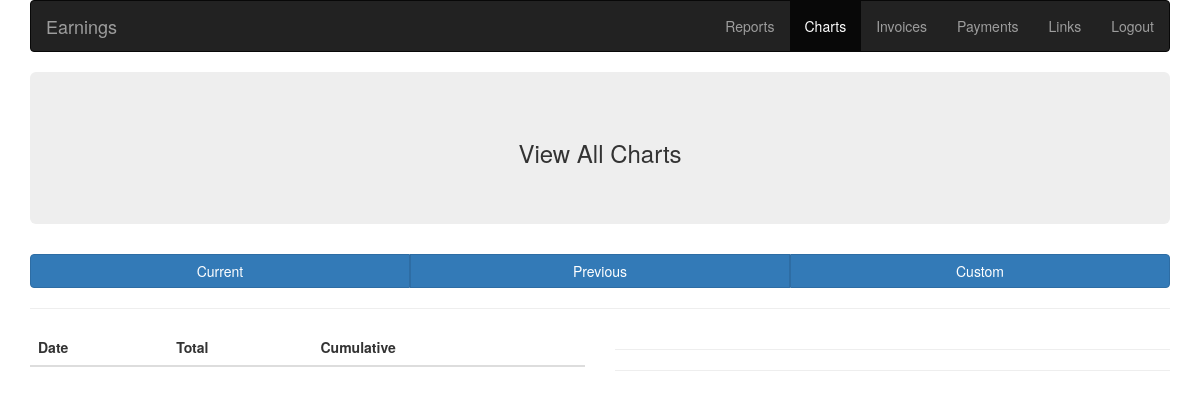
The app's page /charts/2/, older data.
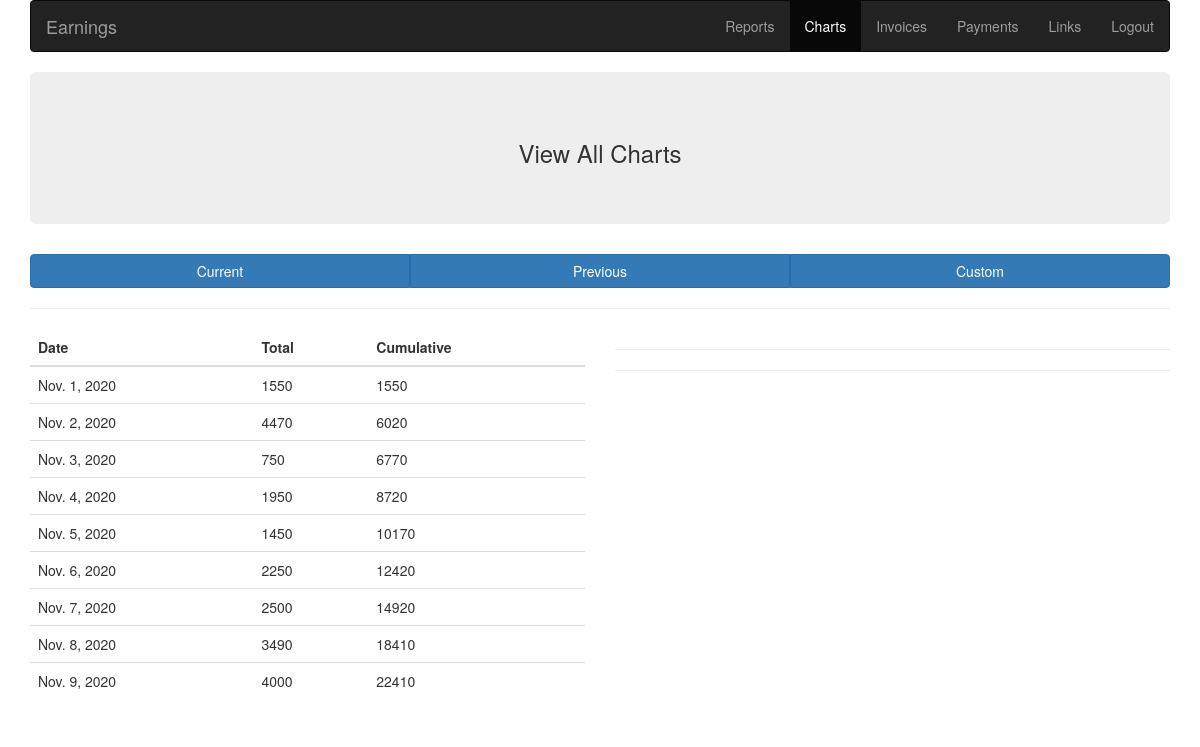
The same page, newer data.
### reports/models.py (models this page shows, shortened)
class Class(models.Model):
    student = models.CharField(max_length=30)
    date = models.DateField()
    start_time = models.TimeField()
    end_time = models.TimeField()
    subject = models.CharField(max_length=30)
    topic = models.CharField(max_length=60)
    homework = models.CharField(max_length=60, default='None')
    brought_over = models.CharField(max_length=60, default='No')
    remarks = models.CharField(max_length=100, default="None")
    duration = models.FloatField()
    payout = models.IntegerField()

### charts/views.py (the view)
# urls.py: 2. Add a URL to urlpatterns:  path('', views.home, name='home')
def home(request, tab_id):
    if tab_id in (1,2):
        start_date, end_date = rviews.get_dates(tab_id)
    else:
        start_date, end_date = request.POST["modal_start_date"], request.POST["modal_end_date"]
    classes = Class.objects.filter(
        date__gte=start_date,
        date__lte=end_date
    ).order_by("date", "start_time")
    day_totals = get_day_totals(classes)
    charts_date, charts_day_totals, charts_cum_totals = get_for_chart(day_totals)
    charts_students, charts_stu_totals = get_student_wise(classes)
    context = {
        "day_totals": day_totals,
        "charts_date": charts_date,
        "charts_day_totals" : charts_day_totals,
        "charts_cum_totals" : charts_cum_totals,
        "students": charts_students,
        "chart_student_totals" : charts_stu_totals
    }
    return render(request, 'charts/home.html', context)

### charts/views.py (called while the page is built)
def get_day_totals(classes):
    d_wise = {}
    for c in classes:
        if c.date in d_wise:
            d_wise[c.date][0] += c.payout
        else:
            d_wise[c.date] = []
            d_wise[c.date].append(c.payout)
    cum = 0
    for day in d_wise:
        cum += d_wise[day][0]
        d_wise[day].append(cum)
    return d_wise

def get_for_chart(day_totals):
    dates = []
    d_t = []
    d_c = []
    for key in day_totals:
        dates.append(f"{key.strftime('%d')} {key.strftime('%b')}")
        d_t.append(day_totals[key][0])
        d_c.append(day_totals[key][1])
    return dates, d_t, d_c

def get_student_wise(classes):
    s_wise = {}
    for c in classes:
        if c.student in s_wise:
            s_wise[c.student] += c.payout
        else:
            s_wise[c.student] = c.payout
    s_wise = {k: v for k, v in sorted(s_wise.items(), key=lambda item: item[1], reverse=True)}
    return list(s_wise.keys()), list(s_wise.values())

### reports/views.py (called while the page is built, shortened)
def get_dates(tab_id):
    if tab_id == 2:
        today = date.today()
        first = today.replace(day=1)
        prev_month_last = first - timedelta(days=1)
        prev_month_first = prev_month_last.replace(day=1)
        return prev_month_first, prev_month_last

### charts/templates/charts/home.html (shortened to what this page needs)
<!DOCTYPE html>
<html lang="en">
<head>
    {% load static %}
  <link rel="stylesheet" href="https://maxcdn.bootstrapcdn.com/bootstrap/3.4.1/css/bootstrap.min.css">
</head>
<body>
    <div class="container">
        <nav class="navbar navbar-inverse">
          <div class="container-fluid">
            <div class="navbar-header">
              <a class="navbar-brand" href="{% url 'landing' %}">Earnings</a>
            </div>
            <ul class="nav navbar-nav navbar-right">
              <li><a href="{% url 'dashboard' 1%}">Reports</a></li>
              <li class="active"><a href="#">Charts</a></li>
              <li><a href="{% url 'invoices_home' %}">Invoices</a></li>
              <li><a href="{% url 'payments' %}">Payments</a></li>
              <li><a href="{% url 'links' %}">Links</a></li>
              <li><a href="{% url 'logout' %}">Logout</a></li>
            </ul>
          </div>
        </nav>
        <div class="jumbotron text-center">
            <h3>View All Charts </h3>
        </div>
        <div class="btn-group btn-group-justified">
                <a href="{% url 'charts' 1 %}" class="btn btn-primary">Current</a>
                <a href="{% url 'charts' 2 %}" class="btn btn-primary">Previous</a>
                <a href="{% url 'charts' 3 %}" class="btn btn-primary"
                   data-toggle = "modal"
                   data-target="#exampleModal">Custom</a>
            </div>
        <hr>
    </div>
    <div class="container">
        <div class="row">
            <div class="col-md-6">
                <div class="table-responsive">
                  <table class="table table-hover">
                    <thead>
                      <tr>
                        <th>Date</th>
                        <th>Total</th>
                        <th>Cumulative</th>
                      </tr>
                    </thead>
                    <tbody>
                    {% for key, value in day_totals.items %}
                      <tr>
                        <td>{{key}}</td>
                          {% for v in value %}
                            <td>{{v}}</td>
                          {% endfor %}
                      </tr>
                    {% endfor %}
                    </tbody>
                  </table>
              </div>
            </div>
            <div class="col-md-6">
                <hr>
                <hr>
            </div>
        </div>
    </div>
</body>
</html>

Row changes from the older to the newer data that the page shows:
added Class: day_totals "Nov. 1, 2020"
added Class: day_totals "Nov. 2, 2020"
added Class: day_totals "Nov. 3, 2020"
added Class: day_totals "Nov. 4, 2020"
added Class: day_totals "Nov. 5, 2020"
added Class: day_totals "Nov. 6, 2020"
added Class: day_totals "Nov. 7, 2020"
added Class: day_totals "Nov. 8, 2020"
added Class: day_totals "Nov. 9, 2020"
Text that changed along with them:
new list line: "1550 1550"
new list line: "4470 6020"
new list line: "750 6770"
new list line: "1950 8720"
new list line: "1450 10170"
new list line: "2250 12420"
new list line: "2500 14920"
new list line: "3490 18410"
new list line: "4000 22410"
